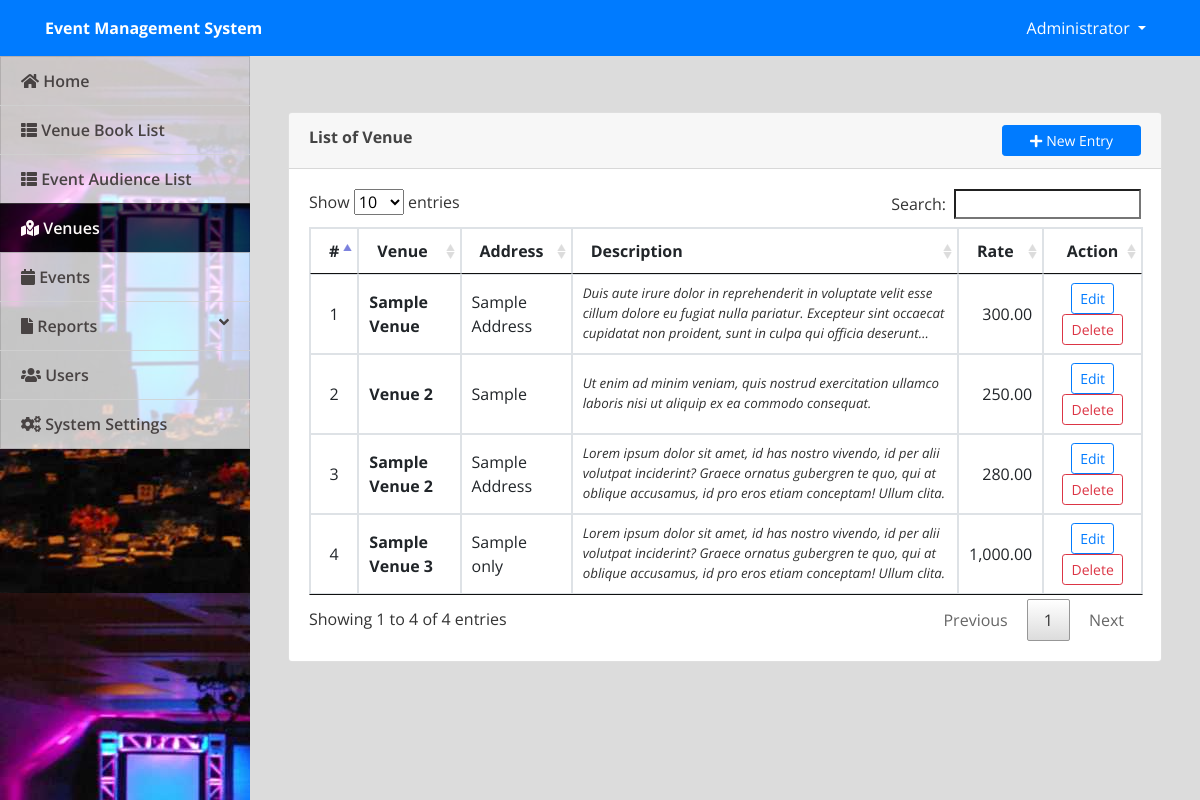
Page /admin/index.php?page=venue (signed in) on the committed database.
### tables this page shows
CREATE TABLE `venue` (
  `id` int(30) NOT NULL,
  `venue` text NOT NULL,
  `address` text NOT NULL,
  `description` text NOT NULL,
  `rate` float NOT NULL
);

### admin/venue.php (the view, shortened to what this page needs)
<?php include('db_connect.php');?>
<div class="container-fluid">
	<div class="col-lg-12">
		<div class="row">
			<div class="col-md-12">
				<div class="card">
					<div class="card-header">
						<b>List of Venue</b>
						<span class="float:right"><a class="btn btn-primary btn-block btn-sm col-sm-2 float-right" href="index.php?page=manage_venue" id="new_venue">
					<i class="fa fa-plus"></i> New Entry
				</a></span>
					</div>
					<div class="card-body">
						<table class="table table-condensed table-bordered table-hover">
							<!-- <colgroup>
								<col width="5%">
								<col width="15%">
								<col width="40%">
								<col width="15%">
								<col width="10%">
								<col width="15%">
							</colgroup> -->
							<thead>
								<tr>
									<th class="text-center">#</th>
									<th class="">Venue</th>
									<th class="">Address</th>
									<th class="">Description</th>
									<th class="">Rate</th>
									<th class="text-center">Action</th>
								</tr>
							</thead>
							<tbody>
								<?php
								$i = 1;
								$venue = $conn->query("SELECT * from venue");
								while($row=$venue->fetch_assoc()):
								?>
								<tr>
									<td class="text-center"><?php echo $i++ ?></td>
									<td class="">
										 <p> <b><?php echo ucwords($row['venue']) ?></b></p>
									</td>
									<td class="">
										 <p class=""><?php echo $row['address'] ?></p>
									</td>
									<td class="">
										 <p class="truncate"><?php echo $row['description'] ?></p>
									</td>
									<td class="">
										 <p class="text-right"><?php echo number_format($row['rate'],2) ?></p>
									</td>
									<td class="text-center">
										<button class="btn btn-sm btn-outline-primary edit_venue" type="button" data-id="<?php echo $row['id'] ?>" >Edit</button>
										<button class="btn btn-sm btn-outline-danger delete_venue" type="button" data-id="<?php echo $row['id'] ?>">Delete</button>
									</td>
								</tr>
								<?php endwhile; ?>
							</tbody>
						</table>
					</div>
				</div>
			</div>
		</div>
	</div>
</div>

### admin/assets/css/style.css (style rules this page uses)
body { font-family: "Open Sans", sans-serif; color: #444444; width: 100%; height: calc(100%); }
a { color: #1977cc; }
.truncate { overflow: hidden; text-overflow: ellipsis; display: -webkit-box; -webkit-line-clamp: 3; -webkit-box-orient: vertical; font-size: smaller; color: #000000cf; font-style: italic; }

### admin/index.php (style rules this page uses)
body { background: #80808045; }

### admin/venue.php (style rules this page uses)
td { vertical-align: middle !important; }
td p { margin: unset }

### rows in the picture
venue: venue "Sample Venue", address "Sample Address", description "Duis aute irure dolor in reprehenderit in voluptate velit esse cillum dolore eu fugiat nulla pariatur. Excepteur sint occaecat cupidatat non proident, sunt in culpa qui officia…", rate "300.00"
venue: venue "Venue 2", address "Sample", description "Ut enim ad minim veniam, quis nostrud exercitation ullamco laboris nisi ut aliquip ex ea commodo consequat.", rate "250.00"
venue: venue "Sample Venue 2", address "Sample Address", description "Lorem ipsum dolor sit amet, id has nostro vivendo, id per alii volutpat inciderint? Graece ornatus gubergren te quo, qui at oblique accusamus, id pro eros etiam conceptam! Ullum clita.", rate "280.00"
venue: venue "Sample Venue 3", address "Sample only", description "Lorem ipsum dolor sit amet, id has nostro vivendo, id per alii volutpat inciderint? Graece ornatus gubergren te quo, qui at oblique accusamus, id pro eros etiam conceptam! Ullum clita.", rate "1,000.00"

### other values in the picture
$_SESSION['system']['name'] "Event Management System"
$_SESSION['login_name'] "Administrator"
